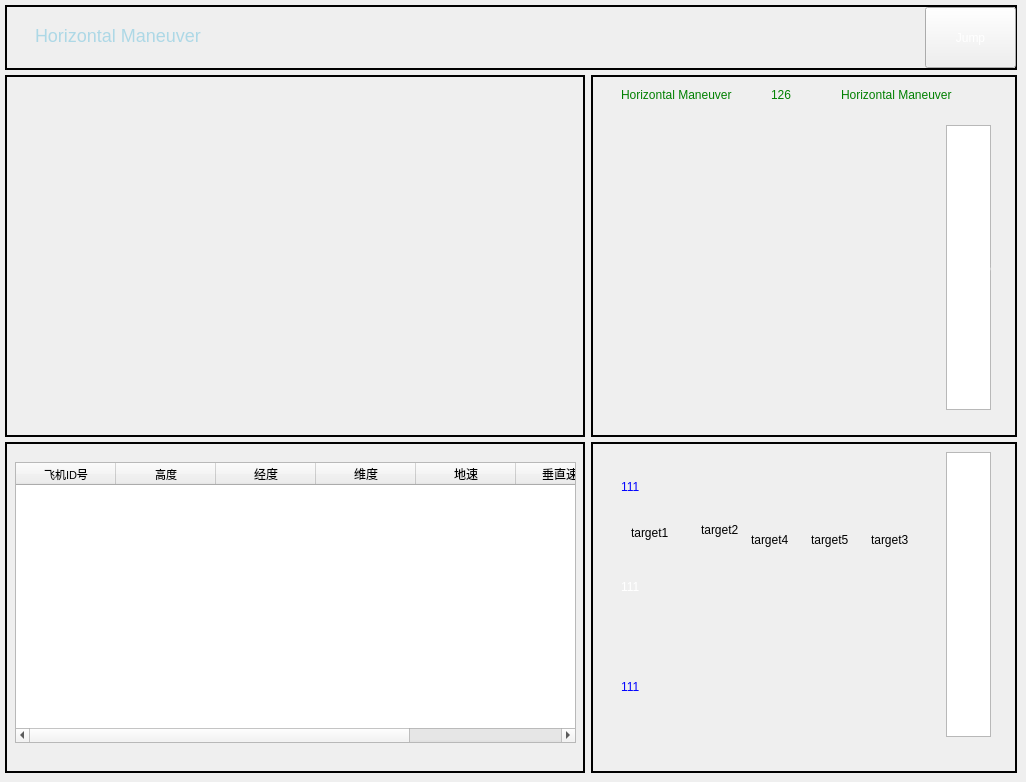
    <widget class="QWidget" name="tab">
     <attribute name="title">
      <string>Tab 1</string>
     </attribute>
     <widget class="QFrame" name="frame">
      <property name="geometry">
       <rect>
        <x>5</x>
        <y>5</y>
        <width>1012</width>
        <height>65</height>
       </rect>
      </property>
      <property name="frameShape">
       <enum>QFrame::Box</enum>
      </property>
      <property name="frameShadow">
       <enum>QFrame::Plain</enum>
      </property>
      <property name="lineWidth">
       <number>2</number>
      </property>
      <widget class="QLabel" name="label_9">
       <property name="geometry">
        <rect>
         <x>30</x>
         <y>20</y>
         <width>961</width>
         <height>20</height>
        </rect>
       </property>
       <property name="styleSheet">
        <string notr="true">color:lightblue;font-size:18px</string>
       </property>
       <property name="text">
        <string>Horizontal Maneuver</string>
       </property>
      </widget>
      <widget class="QPushButton" name="btn_jump1">
       <property name="geometry">
        <rect>
         <x>920</x>
         <y>2</y>
         <width>91</width>
         <height>61</height>
        </rect>
       </property>
       <property name="styleSheet">
        <string notr="true">color:white</string>
       </property>
       <property name="text">
        <string>Jump</string>
       </property>
      </widget>
     </widget>
     <widget class="QFrame" name="frame_3">
      <property name="geometry">
       <rect>
        <x>591</x>
        <y>442</y>
        <width>426</width>
        <height>331</height>
       </rect>
      </property>
      <property name="frameShape">
       <enum>QFrame::Box</enum>
      </property>
      <property name="frameShadow">
       <enum>QFrame::Plain</enum>
      </property>
      <property name="lineWidth">
       <number>2</number>
      </property>
      <widget class="QLabel" name="label_7">
       <property name="geometry">
        <rect>
         <x>405</x>
         <y>145</y>
         <width>72</width>
         <height>21</height>
        </rect>
       </property>
       <property name="text">
        <string/>
       </property>
       <property name="pixmap">
        <pixmap>pic/youbiao.png</pixmap>
       </property>
      </widget>
      <widget class="QLabel" name="label_2">
       <property name="geometry">
        <rect>
         <x>10</x>
         <y>130</y>
         <width>16</width>
         <height>31</height>
        </rect>
       </property>
       <property name="text">
        <string/>
       </property>
       <property name="pixmap">
        <pixmap>pic/gaodu1.png</pixmap>
       </property>
       <property name="scaledContents">
        <bool>true</bool>
       </property>
      </widget>
      <widget class="QLabel" name="label_8">
       <property name="geometry">
        <rect>
         <x>10</x>
         <y>230</y>
         <width>16</width>
         <height>31</height>
        </rect>
       </property>
       <property name="text">
        <string/>
       </property>
       <property name="pixmap">
        <pixmap>pic/gaodu2.png</pixmap>
       </property>
       <property name="scaledContents">
        <bool>true</bool>
       </property>
      </widget>
      <widget class="QLabel" name="label_1">
       <property name="geometry">
        <rect>
         <x>10</x>
         <y>30</y>
         <width>16</width>
         <height>31</height>
        </rect>
       </property>
       <property name="text">
        <string/>
       </property>
       <property name="pixmap">
        <pixmap>pic/gaodu2.png</pixmap>
       </property>
       <property name="scaledContents">
        <bool>true</bool>
       </property>
      </widget>
      <widget class="QLabel" name="txt_xiakedu2_2">
       <property name="geometry">
        <rect>
         <x>55</x>
         <y>270</y>
         <width>280</width>
         <height>20</height>
        </rect>
       </property>
       <property name="styleSheet">
        <string notr="true">color:white</string>
       </property>
       <property name="text">
        <string/>
       </property>
       <property name="pixmap">
        <pixmap>pic/下刻度.png</pixmap>
       </property>
       <property name="scaledContents">
        <bool>true</bool>
       </property>
      </widget>
      <widget class="QLabel" name="alt_label1">
       <property name="geometry">
        <rect>
         <x>30</x>
         <y>37</y>
         <width>32</width>
         <height>16</height>
        </rect>
       </property>
       <property name="styleSheet">
        <string notr="true">color:blue</string>
       </property>
       <property name="text">
        <string>111</string>
       </property>
      </widget>
      <widget class="QLabel" name="alt_label2">
       <property name="geometry">
        <rect>
         <x>30</x>
         <y>137</y>
         <width>32</width>
         <height>16</height>
        </rect>
       </property>
       <property name="styleSheet">
        <string notr="true">color:white</string>
       </property>
       <property name="text">
        <string>111</string>
       </property>
      </widget>
      <widget class="QLabel" name="alt_label3">
       <property name="geometry">
        <rect>
         <x>30</x>
         <y>237</y>
         <width>32</width>
         <height>16</height>
        </rect>
       </property>
       <property name="styleSheet">
        <string notr="true">color:blue</string>
       </property>
       <property name="text">
        <string>111</string>
       </property>
      </widget>
      <widget class="QLabel" name="label">
       <property name="geometry">
        <rect>
         <x>400</x>
         <y>55</y>
         <width>18</width>
         <height>200</height>
        </rect>
       </property>
       <property name="styleSheet">
        <string notr="true">background-color:transparent</string>
       </property>
       <property name="text">
        <string/>
       </property>
       <property name="pixmap">
        <pixmap>pic/kedu3.png</pixmap>
       </property>
       <property name="scaledContents">
        <bool>true</bool>
       </property>
      </widget>
      <widget class="QLabel" name="label_lanse">
       <property name="geometry">
        <rect>
         <x>363</x>
         <y>130</y>
         <width>36</width>
         <height>46</height>
        </rect>
       </property>
       <property name="styleSheet">
        <string notr="true">background-color:transparent</string>
       </property>
       <property name="text">
        <string/>
       </property>
       <property name="pixmap">
        <pixmap>pic/lanse2.png</pixmap>
       </property>
      </widget>
      <widget class="QLabel" name="angle_kedu_txt">
       <property name="geometry">
        <rect>
         <x>368</x>
         <y>145</y>
         <width>31</width>
         <height>16</height>
        </rect>
       </property>
       <property name="styleSheet">
        <string notr="true">color:white;background-color:transparent</string>
       </property>
       <property name="text">
        <string>39000</string>
       </property>
      </widget>
      <widget class="QListWidget" name="listWidget_1">
       <property name="geometry">
        <rect>
         <x>355</x>
         <y>10</y>
         <width>45</width>
         <height>285</height>
        </rect>
       </property>
      </widget>
      <widget class="QLabel" name="tab1_own_pix">
       <property name="enabled">
        <bool>true</bool>
       </property>
       <property name="geometry">
        <rect>
         <x>180</x>
         <y>140</y>
         <width>25</width>
         <height>10</height>
        </rect>
       </property>
       <property name="text">
        <string/>
       </property>
       <property name="pixmap">
        <pixmap>pic/benji.png</pixmap>
       </property>
      </widget>
      <widget class="QLabel" name="tab1_target1_info">
       <property name="geometry">
        <rect>
         <x>40</x>
         <y>80</y>
         <width>66</width>
         <height>22</height>
        </rect>
       </property>
       <property name="text">
        <string>target1</string>
       </property>
      </widget>
      <widget class="QLabel" name="tab1_target2_info">
       <property name="geometry">
        <rect>
         <x>110</x>
         <y>80</y>
         <width>51</width>
         <height>16</height>
        </rect>
       </property>
       <property name="text">
        <string>target2</string>
       </property>
      </widget>
      <widget class="QLabel" name="tab1_target3_info">
       <property name="geometry">
        <rect>
         <x>280</x>
         <y>90</y>
         <width>51</width>
         <height>16</height>
        </rect>
       </property>
       <property name="text">
        <string>target3</string>
       </property>
      </widget>
      <widget class="QLabel" name="tab1_target4_info">
       <property name="geometry">
        <rect>
         <x>160</x>
         <y>90</y>
         <width>51</width>
         <height>16</height>
        </rect>
       </property>
       <property name="text">
        <string>target4</string>
       </property>
      </widget>
      <widget class="QLabel" name="tab1_target5_info">
       <property name="geometry">
        <rect>
         <x>220</x>
         <y>90</y>
         <width>51</width>
         <height>16</height>
        </rect>
       </property>
       <property name="text">
        <string>target5</string>
       </property>
      </widget>
      <widget class="QLabel" name="tab1_target1_pix">
       <property name="geometry">
        <rect>
         <x>50</x>
         <y>70</y>
         <width>25</width>
         <height>10</height>
        </rect>
       </property>
       <property name="text">
        <string/>
       </property>
       <property name="pixmap">
        <pixmap>pic/qtfeiji1.png</pixmap>
       </property>
      </widget>
      <widget class="QLabel" name="tab1_target2_pix">
       <property name="geometry">
        <rect>
         <x>110</x>
         <y>70</y>
         <width>25</width>
         <height>10</height>
        </rect>
       </property>
       <property name="text">
        <string/>
       </property>
       <property name="pixmap">
        <pixmap>pic/qtfeiji2.png</pixmap>
       </property>
      </widget>
      <widget class="QLabel" name="tab1_target3_pix">
       <property name="geometry">
        <rect>
         <x>290</x>
         <y>70</y>
         <width>25</width>
         <height>10</height>
        </rect>
       </property>
       <property name="text">
        <string/>
       </property>
       <property name="pixmap">
        <pixmap>pic/qtfeiji3.png</pixmap>
       </property>
      </widget>
      <widget class="QLabel" name="tab1_target4_pix">
       <property name="geometry">
        <rect>
         <x>170</x>
         <y>80</y>
         <width>25</width>
         <height>10</height>
        </rect>
       </property>
       <property name="text">
        <string/>
       </property>
       <property name="pixmap">
        <pixmap>pic/benji.png</pixmap>
       </property>
      </widget>
      <widget class="QLabel" name="tab1_target5_pix">
       <property name="geometry">
        <rect>
         <x>230</x>
         <y>80</y>
         <width>25</width>
         <height>10</height>
        </rect>
       </property>
       <property name="text">
        <string/>
       </property>
       <property name="pixmap">
        <pixmap>pic/benji.png</pixmap>
       </property>
      </widget>
      <widget class="QLabel" name="tab1_line1">
       <property name="geometry">
        <rect>
         <x>70</x>
         <y>45</y>
         <width>248</width>
         <height>1</height>
        </rect>
       </property>
       <property name="text">
        <string/>
       </property>
       <property name="pixmap">
        <pixmap>pic/Line 3-2.png</pixmap>
       </property>
      </widget>
      <widget class="QLabel" name="tab1_line2">
       <property name="geometry">
        <rect>
         <x>70</x>
         <y>145</y>
         <width>248</width>
         <height>1</height>
        </rect>
       </property>
       <property name="text">
        <string/>
       </property>
       <property name="pixmap">
        <pixmap>pic/Line 3-1.png</pixmap>
       </property>
      </widget>
      <widget class="QLabel" name="tab1_line3">
       <property name="geometry">
        <rect>
         <x>70</x>
         <y>245</y>
         <width>248</width>
         <height>1</height>
        </rect>
       </property>
       <property name="text">
        <string/>
       </property>
       <property name="pixmap">
        <pixmap>pic/Line 3-2.png</pixmap>
       </property>
      </widget>
      <zorder>txt_xiakedu2_2</zorder>
      <zorder>listWidget_1</zorder>
      <zorder>label_2</zorder>
      <zorder>label_8</zorder>
      <zorder>label_1</zorder>
      <zorder>alt_label1</zorder>
      <zorder>alt_label2</zorder>
      <zorder>alt_label3</zorder>
      <zorder>label_7</zorder>
      <zorder>label</zorder>
      <zorder>label_lanse</zorder>
      <zorder>angle_kedu_txt</zorder>
      <zorder>tab1_own_pix</zorder>
      <zorder>tab1_target1_info</zorder>
      <zorder>tab1_target2_info</zorder>
      <zorder>tab1_target3_info</zorder>
      <zorder>tab1_target4_info</zorder>
      <zorder>tab1_target5_info</zorder>
      <zorder>tab1_target1_pix</zorder>
      <zorder>tab1_target2_pix</zorder>
      <zorder>tab1_target3_pix</zorder>
      <zorder>tab1_target4_pix</zorder>
      <zorder>tab1_target5_pix</zorder>
      <zorder>tab1_line1</zorder>
      <zorder>tab1_line2</zorder>
      <zorder>tab1_line3</zorder>
     </widget>
     <widget class="QFrame" name="frame_1">
      <property name="geometry">
       <rect>
        <x>5</x>
        <y>75</y>
        <width>580</width>
        <height>362</height>
       </rect>
      </property>
      <property name="frameShape">
       <enum>QFrame::Box</enum>
      </property>
      <property name="frameShadow">
       <enum>QFrame::Plain</enum>
      </property>
      <property name="lineWidth">
       <number>2</number>
      </property>
      <widget class="QWidget" name="horizontalLayoutWidget">
       <property name="geometry">
        <rect>
         <x>0</x>
         <y>0</y>
         <width>1026</width>
         <height>770</height>
        </rect>
       </property>
       <layout class="QHBoxLayout" name="horizontalLayout_1"/>
      </widget>
     </widget>
     <widget class="QFrame" name="frame_2">
      <property name="geometry">
       <rect>
        <x>591</x>
        <y>75</y>
        <width>426</width>
        <height>362</height>
       </rect>
      </property>
      <property name="frameShape">
       <enum>QFrame::Box</enum>
      </property>
      <property name="frameShadow">
       <enum>QFrame::Plain</enum>
      </property>
      <property name="lineWidth">
       <number>2</number>
      </property>
      <widget class="QLabel" name="txt_zuokedu2">
       <property name="geometry">
        <rect>
         <x>0</x>
         <y>30</y>
         <width>21</width>
         <height>301</height>
        </rect>
       </property>
       <property name="styleSheet">
        <string notr="true">color:white</string>
       </property>
       <property name="text">
        <string/>
       </property>
       <property name="pixmap">
        <pixmap>pic/zuokedu2(1).png</pixmap>
       </property>
       <property name="scaledContents">
        <bool>true</bool>
       </property>
      </widget>
      <widget class="QLabel" name="label_3">
       <property name="geometry">
        <rect>
         <x>30</x>
         <y>10</y>
         <width>161</width>
         <height>20</height>
        </rect>
       </property>
       <property name="styleSheet">
        <string notr="true">color:green</string>
       </property>
       <property name="text">
        <string>Horizontal Maneuver</string>
       </property>
      </widget>
      <widget class="QLabel" name="label_4">
       <property name="geometry">
        <rect>
         <x>250</x>
         <y>10</y>
         <width>161</width>
         <height>20</height>
        </rect>
       </property>
       <property name="styleSheet">
        <string notr="true">color:green</string>
       </property>
       <property name="text">
        <string>Horizontal Maneuver</string>
       </property>
      </widget>
      <widget class="QLabel" name="txt_angle">
       <property name="geometry">
        <rect>
         <x>180</x>
         <y>10</y>
         <width>31</width>
         <height>20</height>
        </rect>
       </property>
       <property name="styleSheet">
        <string notr="true">color:green</string>
       </property>
       <property name="text">
        <string>126</string>
       </property>
      </widget>
      <widget class="QLabel" name="txt_xiakedu2_3">
       <property name="geometry">
        <rect>
         <x>34</x>
         <y>337</y>
         <width>314</width>
         <height>24</height>
        </rect>
       </property>
       <property name="styleSheet">
        <string notr="true">color:white</string>
       </property>
       <property name="text">
        <string/>
       </property>
       <property name="pixmap">
        <pixmap>pic/下刻度.png</pixmap>
       </property>
       <property name="scaledContents">
        <bool>false</bool>
       </property>
      </widget>
      <widget class="QListWidget" name="listWidget_2">
       <property name="geometry">
        <rect>
         <x>355</x>
         <y>50</y>
         <width>45</width>
         <height>285</height>
        </rect>
       </property>
      </widget>
      <widget class="QLabel" name="label_lanse_2">
       <property name="geometry">
        <rect>
         <x>370</x>
         <y>170</y>
         <width>30</width>
         <height>46</height>
        </rect>
       </property>
       <property name="styleSheet">
        <string notr="true">background-color:transparent</string>
       </property>
       <property name="text">
        <string/>
       </property>
       <property name="pixmap">
        <pixmap>pic/fubiaolan.png</pixmap>
       </property>
      </widget>
      <widget class="QLabel" name="label_6">
       <property name="geometry">
        <rect>
         <x>380</x>
         <y>185</y>
         <width>21</width>
         <height>16</height>
        </rect>
       </property>
       <property name="styleSheet">
        <string notr="true">color:white;background-color:transparent</string>
       </property>
       <property name="text">
        <string>486</string>
       </property>
      </widget>
      <widget class="QWidget" name="horizontalLayoutWidget_3">
       <property name="geometry">
        <rect>
         <x>60</x>
         <y>70</y>
         <width>271</width>
         <height>241</height>
        </rect>
       </property>
       <layout class="QHBoxLayout" name="horizontalLayout_2"/>
      </widget>
      <zorder>txt_zuokedu2</zorder>
      <zorder>label_3</zorder>
      <zorder>label_4</zorder>
      <zorder>txt_angle</zorder>
      <zorder>listWidget_2</zorder>
      <zorder>label_lanse_2</zorder>
      <zorder>label_6</zorder>
      <zorder>horizontalLayoutWidget_3</zorder>
      <zorder>txt_xiakedu2_3</zorder>
     </widget>
     <widget class="QFrame" name="frame_4">
      <property name="geometry">
       <rect>
        <x>5</x>
        <y>442</y>
        <width>580</width>
        <height>331</height>
       </rect>
      </property>
      <property name="frameShape">
       <enum>QFrame::Box</enum>
      </property>
      <property name="frameShadow">
       <enum>QFrame::Plain</enum>
      </property>
      <property name="lineWidth">
       <number>2</number>
      </property>
      <widget class="QTableWidget" name="tabelWidget_1">
       <property name="geometry">
        <rect>
         <x>10</x>
         <y>20</y>
         <width>561</width>
         <height>281</height>
        </rect>
       </property>
       <column>
        <property name="text">
         <string>飞机ID号</string>
        </property>
        <property name="font">
         <font>
          <pointsize>8</pointsize>
         </font>
        </property>
       </column>
       <column>
        <property name="text">
         <string>高度</string>
        </property>
        <property name="font">
         <font>
          <pointsize>8</pointsize>
         </font>
        </property>
       </column>
       <column>
        <property name="text">
         <string>经度</string>
        </property>
       </column>
       <column>
        <property name="text">
         <string>维度</string>
        </property>
       </column>
       <column>
        <property name="text">
         <string>地速</string>
        </property>
       </column>
       <column>
        <property name="text">
         <string>垂直速度</string>
        </property>
       </column>
       <column>
        <property name="text">
         <string>航向角</string>
        </property>
       </column>
      </widget>
     </widget>
    </widget>
